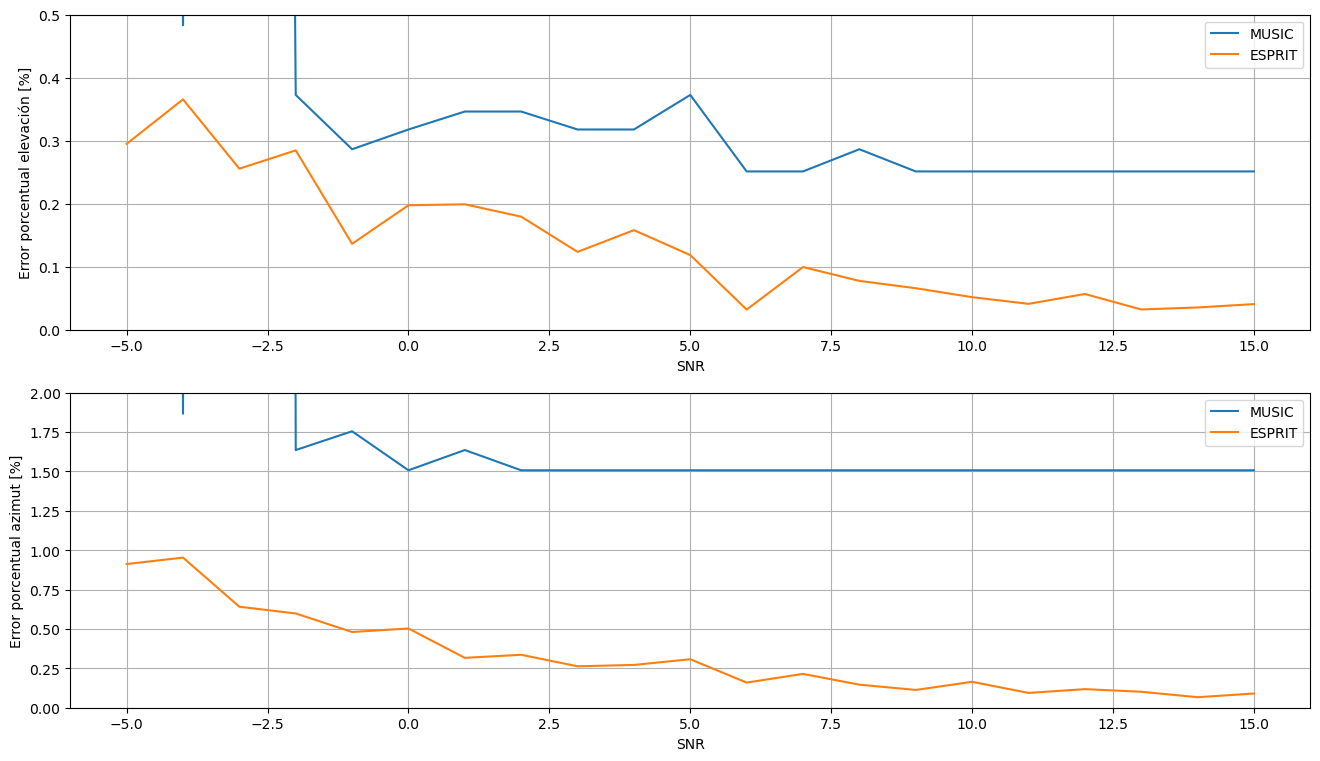

Recreate this plot in Python.
#%%
import sys
from inits.initialization import *
from algorithms.music import doamusic_estimation
from algorithms.esprit import doaesprit_estimation
from matplotlib import pyplot as plt
import matplotlib

sys.path.insert(0, "${workspaceRoot}/algorithms/")
sys.path.insert(0, "${workspaceRoot}/inits/")
matplotlib.use("Agg")
get_ipython().run_line_magic("matplotlib", "qt")

#%%
# Simulation parameters
n = 1024  # Snapshots number
d = 1  # Number of signals/transmitters

# Transmitter definition
x_start = np.array([15, 15, 36.74234614])  # Start coordinate for the transmitter in m
v = np.array([1, 0, 0])  # Transmitter velocity in m/s
t = 0
fc = 436 * MHz
amp = 10
freq = 1300
fs = 48 * kHz  # Sampling frequency
t_max = 1  # Sampling time
s = Sine_Wave(amp, freq, fs, t_max, n)
tx0 = Transmitter(x_start, v, t, fc, s)

txs = []
txs.append(tx0)

# Phased array definition
mx = 4  # Number of sensors in direction X
my = 4  # Number of sensors in direction Y
origin = np.array([0, 0, 0])  # Axis origin
rx = PhasedArray(mx, my, txs[0].fc, origin)


# %%
el_music = np.linspace(0, np.pi / 2, num=200)
az_music = np.linspace(-np.pi, np.pi, num=200)
a = np.empty((rx.m, el_music.size, az_music.size), dtype=complex)

for ax in range(el_music.size):
    for ay in range(az_music.size):
        for i in range(rx.mx):
            for j in range(0, rx.my):
                a[rx.mx * i + j, ax, ay] = np.e ** (
                    -1j
                    * (
                        i * np.pi * np.cos(el_music[ax]) * np.cos(az_music[ay])
                        + j * np.pi * np.cos(el_music[ax]) * np.sin(az_music[ay])
                    )
                )

# %%
snr_array = np.linspace(-5, 15, 21)
# snr_array = np.linspace(0, 10, 11)
el_music_est = np.zeros(snr_array.size)
az_music_est = np.zeros(snr_array.size)
el_esprit_est = np.zeros(snr_array.size)
az_esprit_est = np.zeros(snr_array.size)
error_az_music = np.zeros(snr_array.size)
error_el_music = np.zeros(snr_array.size)
error_az_esprit = np.zeros(snr_array.size)
error_el_esprit = np.zeros(snr_array.size)
n_error = 10

for i in range(snr_array.size):
    print("SNR = ", snr_array[i], " dB")
    for j in range(n_error):
        snr = snr_array[i]
        simulation = Simulation(n, d, snr)
        [s, x] = doa_samplesgen(txs, rx, simulation)
        p_mu = doamusic_estimation(s, a)
        idx = np.unravel_index(np.argmax(p_mu, axis=None), p_mu.shape)
        el_music_est[i] = np.degrees(el_music[idx[0]])
        az_music_est[i] = np.degrees(az_music[idx[1]])
        [az_esprit_est[i], el_esprit_est[i]] = np.degrees(doaesprit_estimation(x, rx))

        error_az_music[i] = (
            error_az_music[i]
            + (1 / n_error) * (az_music_est[i] - np.degrees(txs[0].doa.az)) ** 2
        )

        error_el_music[i] = (
            error_el_music[i]
            + (1 / n_error) * (el_music_est[i] - np.degrees(txs[0].doa.el)) ** 2
        )

        error_az_esprit[i] = (
            error_az_esprit[i]
            + (1 / n_error) * (az_esprit_est[i] - np.degrees(txs[0].doa.az)) ** 2
        )

        error_el_esprit[i] = (
            error_el_esprit[i]
            + (1 / n_error) * (el_esprit_est[i] - np.degrees(txs[0].doa.el)) ** 2
        )
# %%
plt.figure()
plt.subplot(211)
plt.grid()
plt.plot(snr_array, el_music_est)
plt.plot(snr_array, el_esprit_est)
plt.plot(
    [snr_array[0], snr_array[-1]],
    [np.degrees(txs[0].doa.el), np.degrees(txs[0].doa.el)],
    "r",
    linestyle="--",
)
plt.legend(["MUSIC", "ESPRIT", "Real"])
plt.xlabel("SNR")
plt.ylabel(r"Elevación [°]")
plt.ylim(55, 65)

plt.subplot(212)
plt.grid()
plt.plot(snr_array, az_music_est)
plt.plot(snr_array, az_esprit_est)
plt.plot(
    [snr_array[0], snr_array[-1]],
    [np.degrees(txs[0].doa.az), np.degrees(txs[0].doa.az)],
    "r",
    linestyle="--",
)
plt.legend(["MUSIC", "ESPRIT", "Real"])
plt.xlabel("SNR")
plt.ylabel(r"Azimut [°]")
plt.ylim(40, 50)
plt.show()
# %%

plt.subplot(211)
plt.grid()
plt.plot(snr_array, error_el_music ** 0.5 * 100 / np.degrees(txs[0].doa.el))
plt.plot(snr_array, error_el_esprit ** 0.5 * 100 / np.degrees(txs[0].doa.el))
plt.legend(["MUSIC", "ESPRIT"])
plt.xlabel("SNR")
plt.ylim(0, 0.5)
plt.ylabel(r"Error porcentual elevación [%]")

plt.subplot(212)
plt.grid()
plt.plot(snr_array, error_az_music ** 0.5 * 100 / np.degrees(txs[0].doa.az))
plt.plot(snr_array, error_az_esprit ** 0.5 * 100 / np.degrees(txs[0].doa.az))
plt.legend(["MUSIC", "ESPRIT"])
plt.xlabel("SNR")
plt.ylabel(r"Error porcentual azimut [%]")
plt.ylim(0, 2)
plt.savefig("./images/sim_snr.png", dpi=100, bbox_inches="tight")
plt.show()
# %%
error_az_music * 100 / np.degrees(txs[0].doa.az)

# %%
az_music_est[i] - txs[0].doa.az

# %%
error_az_music[i] + (1 / n_error) * (az_music_est[i] - np.degrees(txs[0].doa.az)) ** 2

# %%
